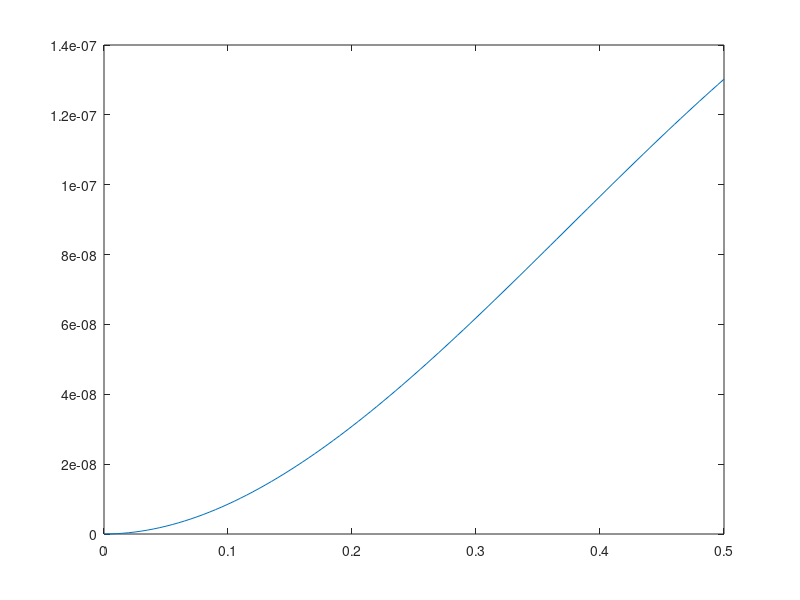
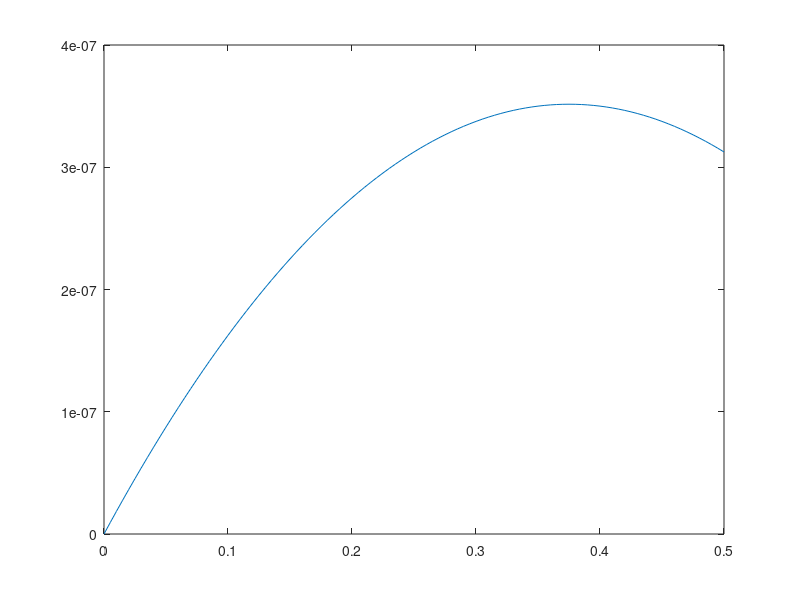
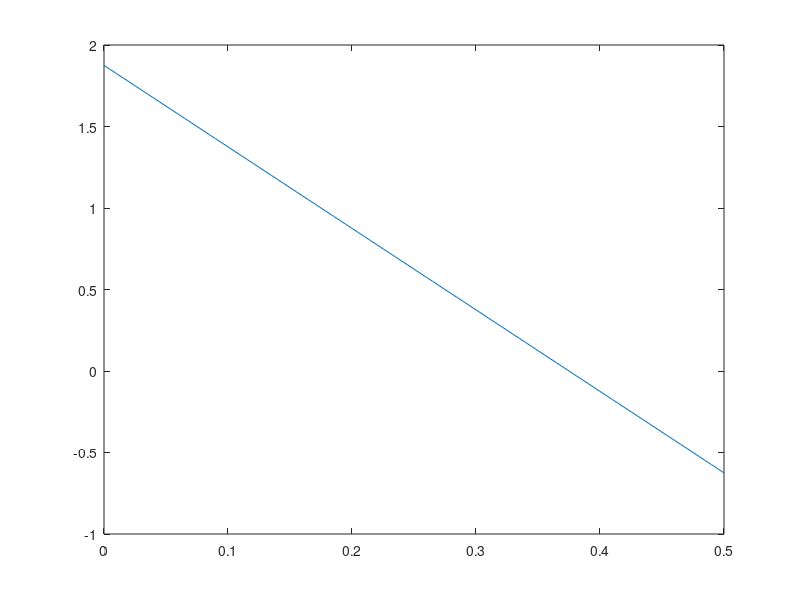

These figures' MATLAB source, in order:
clear all; clc; close all

A = 10^6*[96, -24; -24, 8];
B = [5; -.625];
coefs = A\B

x = 0:.005:.5;
L = .5;
v = coefs(1)*(3*(x/L).^2 - 2*(x/L).^3) + L*coefs(2)*((x/L).^3 - (x/L).^2);
figure(); plot(x,v)

v_prime = coefs(1)*(6*x/(L^2) - 6*(x.^2)/(L^3)) + coefs(2)*L*(3*(x.^2)/(L^3) - 2*x/(L^2));
figure(); plot(x,v_prime)

EI = 10^6;
v_double_prime = coefs(1)*(6/(L^2) - 12*(x)/(L^3)) + coefs(2)*(6*(x)/(L^2) - 2/(L));
M = EI*v_double_prime;
figure(); plot(x,M)